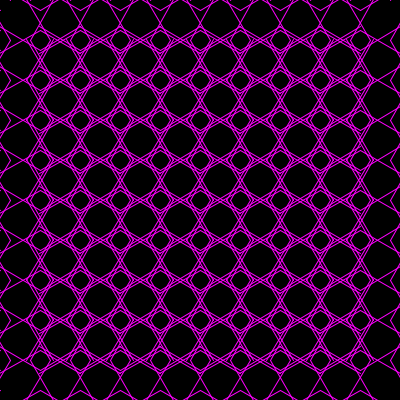
Frame 1 (no input)
Frame 60 (the mouse pressed at the canvas centre just before this capture): identical to frame 1, image omitted
Frame 120 (the mouse held since frame 60 and released just before this capture): identical to frame 1, image omitted

The Processing sketch that drew this single still picture (run headless with seeded random() and noise(); from frame 60 on, the mouse is pressed at the canvas centre):

// Processing sketch: Islamic_Star_Patterns_2
// ── Islamic_Star_Patterns_2.pde
// Coding Train
// Coding Challenge 54.2 - Star Patterns Update: Law of Sines
// https://www.youtube.com/watch?v=lobJ9gzbLo8&list=PLRqwX-V7Uu6ZiZxtDDRCi6uhfTH4FilpH&index=71

// JavaScript conversion

// https://en.wikipedia.org/wiki/Law_of_sines

ArrayList<Polygon> polys;

int sides = 4;
float angle = 60;    // in degrees
float delta = 10;
int inc = 40;

void setup(){
  size(400, 400);
  background(51);  

  polys = new ArrayList<Polygon>();

  for (int x = 0; x < width; x += inc){
    for (int y = 0; y < height; y += inc){
      Polygon p = new Polygon();
      p.addVertex(x,       y);
      p.addVertex(x + inc, y);
      p.addVertex(x + inc, y + inc);
      p.addVertex(x,       y + inc);
      p.close();
      polys.add(p);
    }
  }
  
  println("Mouse buttons to adjust delta.");
  println("Up/down arrows to adjust angle.");
}

void draw(){
  background(0);
  
  for (Polygon p : polys){
    p.hankin();
    p.show();
  }
}

void mouseClicked(){
  if (mouseButton == LEFT){
    if (delta <= inc/2){
      delta += 5;
    }
  }
  if (mouseButton == RIGHT){
    if (delta >= 5){
      delta -= 5;
    }
  }
  println("Delta is " + delta);
}

void keyPressed(){
  if (keyCode == UP){
    if (angle <= 85){
      angle += 5;
    }
  }
  if (keyCode == DOWN){
    if (angle >= 10){
      angle -= 5;
    }
  }
  println("Angle is " + angle);
}
// ── Edge.pde
class Edge {
  PVector a;
  PVector b; 
  PVector mid;
  
  Hankin h1;
  Hankin h2;
  
  Edge(PVector _a, PVector _b){
    a = _a;
    b = _b;
  }
  
  void show(){
    h1.show();
    h2.show();
  }
  
  void hankin(){
    mid = PVector.add(a, b);
    mid.mult(0.5);
    
    PVector v1 = PVector.sub(a, mid);
    PVector v2 = PVector.sub(b, mid);

    PVector offset1 = mid;
    PVector offset2 = mid;

    if (delta > 0){
      v1.setMag(delta);
      v2.setMag(delta);
      
      offset1 = PVector.add(mid, v2);
      offset2 = PVector.add(mid, v1);
    }

    v1.rotate(radians(-angle));
    v2.rotate(radians(angle));
    
    // Law of sines
    float interior = (sides - 2) * PI / sides;
    float alpha = interior / 2;
    //float beta = PI - angle - alpha;
    float elen = v1.mag() + delta;
    float hlen = (elen * sin(alpha)) / sin(angle);
    
    v1.setMag(hlen);
    v2.setMag(hlen);
    
    h1 = new Hankin(offset1, v1);
    h2 = new Hankin(offset2, v2);
  }
}
// ── Hankin.pde
class Hankin {
  PVector start;
  PVector direction;
  PVector end;
  
  Hankin(PVector _start, PVector _direction){
    start = _start;
    direction = _direction;
    end = PVector.add(start, direction);
  }
  
  void show(){
    stroke(255, 0, 255);
    line(start.x, start.y, end.x, end.y);
  }
}
// ── Polygon.pde
class Polygon {
  ArrayList<PVector> vertices;
  ArrayList<Edge> edges;
  
  Polygon(){
    vertices = new ArrayList<PVector>();
    edges = new ArrayList<Edge>();
  }
  
  void hankin(){
    for (Edge e : edges){
      e.hankin();
    }
    //for (int i = 0; i < edges.size(); i++){
    //  for (int j = 0; j < edges.size(); j++){
    //    if (i != j){
    //      edges.get(i).findEnds(edges.get(j));
    //    }
    //  }
    //}
  }
  
  void addVertex(float x, float y){
    PVector a = new PVector(x, y);
    int total = vertices.size();
    
    if (total > 0){
      PVector previous = vertices.get(total-1);
      edges.add(new Edge(previous, a));
    }
    
    vertices.add(a);   
  }
  
  void close(){
    int total = vertices.size();
    
    if (total > 3){
      PVector start = vertices.get(0);
      PVector end = vertices.get(total-1);
      edges.add(new Edge(end, start));
    }
  }
  
  void show(){
    for (Edge e : edges){
      e.show();
    }
  }
}
